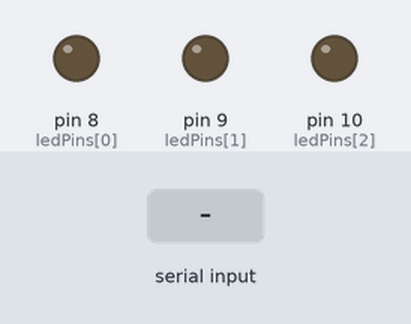
Bench run of a sketch on a simulated Arduino Uno, built with avr-gcc and run on an emulated ATmega328P. Parts: output pins drawn as LEDs (lit = HIGH). Inputs (shaded band) come from the test bench. Random numbers use the default seed unless the sketch sets one.

Above: at 1.2 s.
1.3 s: "1" received over Serial
At 1.4 s:
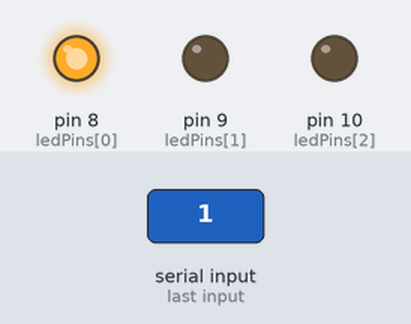
3.4 s: "2" received over Serial
At 3.5 s:
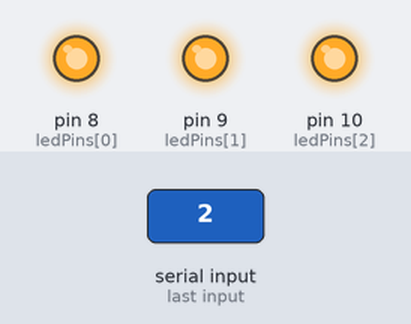
5.1 s: "3" received over Serial
At 5.17 s:
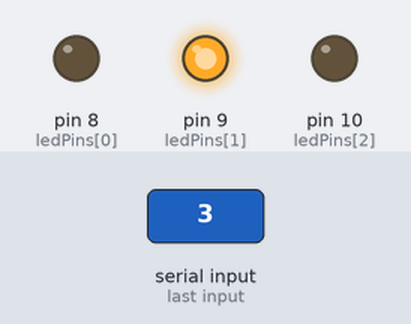
Timing chart, 0 to 8.1 s (numbered marks = the images above; inputs shaded):
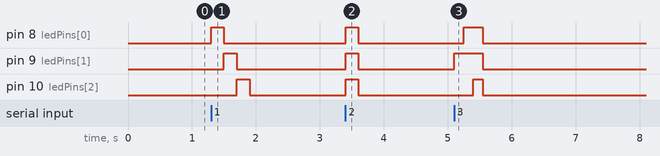

Measured:
- after the input at 1.3 s, pin 8 (ledPins[0]): LOW → HIGH at once, → LOW 0.20 s later; pin 9 (ledPins[1]): LOW → HIGH after 0.20 s, → LOW 0.20 s later; pin 10 (ledPins[2]): LOW → HIGH after 0.40 s, → LOW 0.20 s later
- after the input at 3.4 s, pin 8 (ledPins[0]), pin 9 (ledPins[1]), pin 10 (ledPins[2]): LOW → HIGH at once, → LOW 0.20 s later
- after the input at 5.1 s, pin 8 (ledPins[0]): LOW → HIGH after 0.15 s, → LOW 0.30 s later; pin 9 (ledPins[1]): LOW → HIGH at once, → LOW 0.45 s later; pin 10 (ledPins[2]): LOW → HIGH after 0.30 s, → LOW 0.15 s later

The sketch:

arduino_code_gesture_control.ino
```cpp
int ledPins[] = {8, 9, 10};

void setup() {
  for (int i = 0; i < 3; i++) pinMode(ledPins[i], OUTPUT);
  Serial.begin(9600);
}

void loop() {
  if (Serial.available() > 0) {
    char gesture = Serial.read();
    switch (gesture) {
      case '1': runChaser(); break;
      case '2': allFlash(); break;
      case '3': centerOut(); break;
      case '4': sparkle(); break;
    }
  }
}

void runChaser() {
  for (int i = 0; i < 3; i++) {
    digitalWrite(ledPins[i], HIGH);
    delay(200);
    digitalWrite(ledPins[i], LOW);
  }
}

void allFlash() {
  for (int j = 0; j < 3; j++) {
    digitalWrite(ledPins[j], HIGH);
  }
  delay(200);
  for (int j = 0; j < 3; j++) {
    digitalWrite(ledPins[j], LOW);
  }
  delay(200);
}

void centerOut() {
  digitalWrite(ledPins[1], HIGH); delay(150);
  digitalWrite(ledPins[0], HIGH); delay(150);
  digitalWrite(ledPins[2], HIGH); delay(150);
  for (int i = 0; i < 3; i++) digitalWrite(ledPins[i], LOW);
}

void sparkle() {
  for (int i = 0; i < 10; i++) {
    int r = random(0, 3);
    digitalWrite(ledPins[r], HIGH);
    delay(100);
    digitalWrite(ledPins[r], LOW);
  }
}
```
